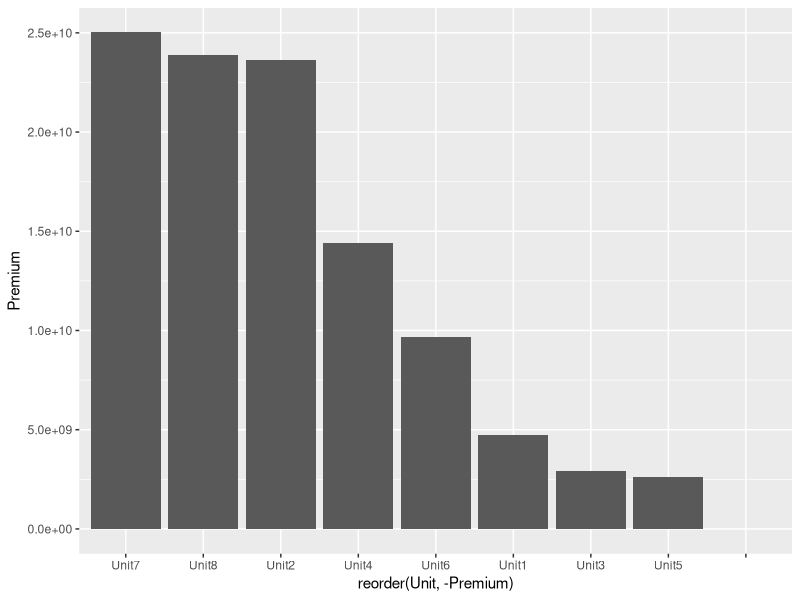

Here is the R script that generated this plot:
## ---- chunk 1
knitr::opts_chunk$set(echo = TRUE)
## ---- chunk 2
# libraries
library(dplyr)
library(ggplot2)

# load data
dt_KPI_raw <- read.csv("./Data/lesson2_KPI.csv")
## ---- chunk 3
dt_KPI_raw %>% glimpse()
## ---- chunk 4
# your code
## ---- chunk 5
# your code
## ---- chunk 6
# your code
## ---- chunk 7
# your code
## ---- chunk 8
# your code
## ---- chunk 9
dt_KPI_raw %>% 
  group_by(Unit) %>% 
  summarize(Premium = sum(Premium, na.rm = TRUE)) %>% 
  arrange(desc(Premium))
## ---- chunk 10
# your code
## ---- chunk 11
# your code
## ---- chunk 12
dt_KPI_raw %>% 
  group_by(Unit) %>% 
  summarize(Premium = sum(Premium, na.rm = TRUE),
            Expenses = sum(Expenses, na.rm = TRUE),
            Losses = sum(Losses, na.rm = TRUE)
  ) %>% 
  ggplot(aes(x = reorder(Unit, -Premium), y = Premium)) + 
  geom_col()

## ---- chunk 13
# your code
## ---- chunk 14
# your code
## ---- chunk 15
# your code
## ---- chunk 16
# your code
## ---- chunk 17
# your code
## ---- chunk 18
# your code
## ---- chunk 19
# your code
## ---- chunk 20
# your code
